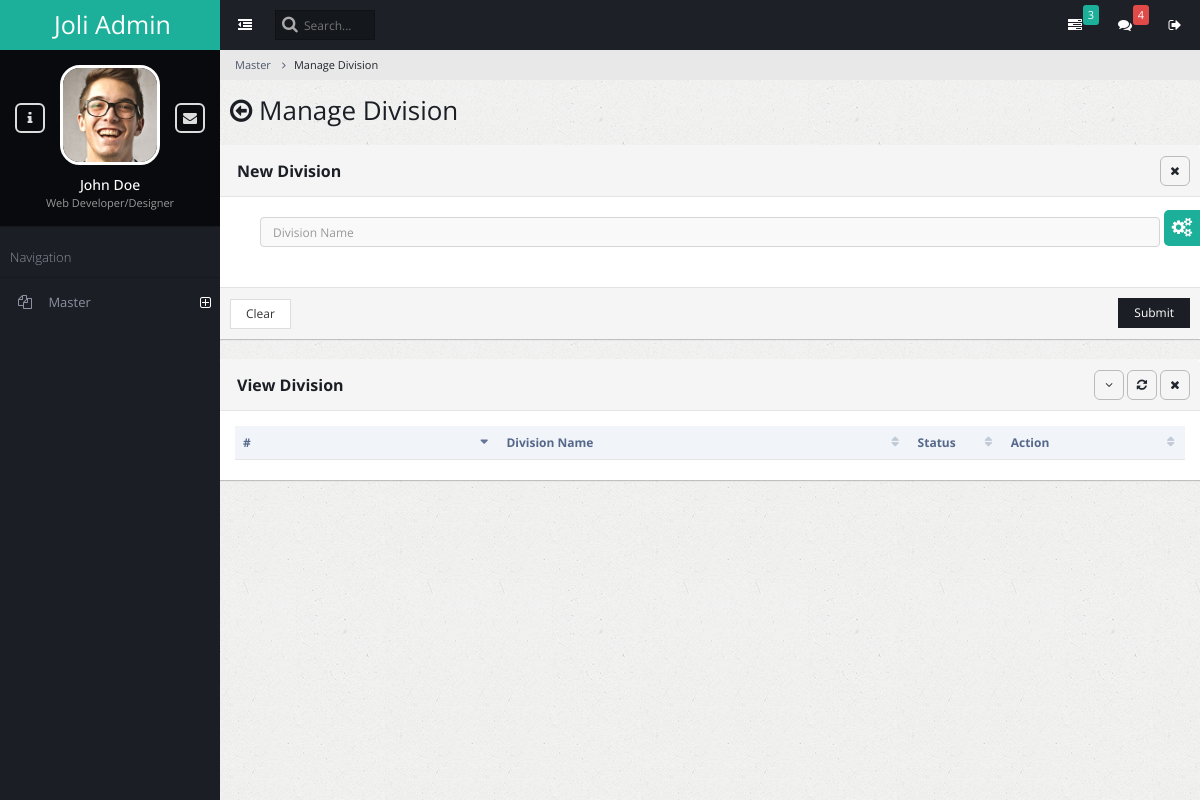
Page /ad_division_manage on the earlier database version.
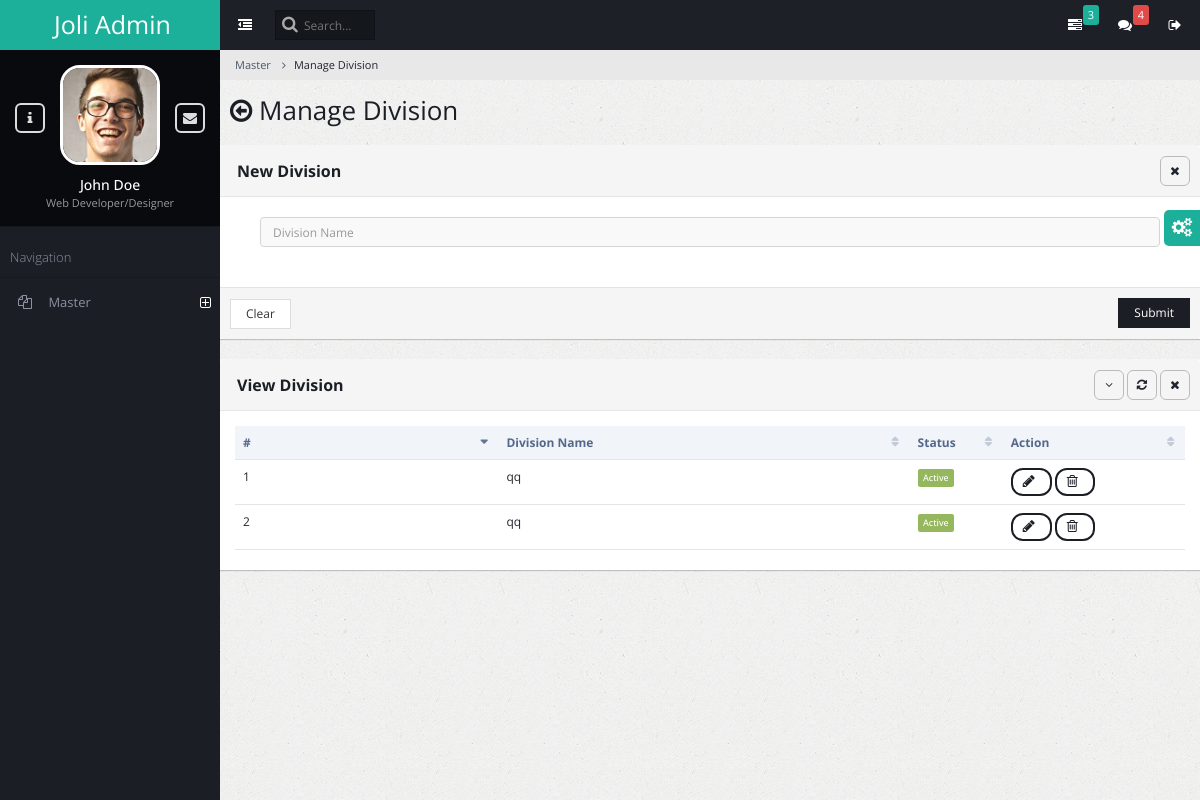
Same page on the later database version.
### admin_master/models.py (models this page shows)
class AmsDivision(models.Model):
    division_name = models.CharField(max_length=150)
    status = models.BooleanField(default=True)

### admin_master/views.py (the view, shortened to what this page needs)
# urls.py: path('ad_division_manage',views.admin_division_manage,name="admin_division_manage"),
def admin_division_manage(request):
    ams_divisions = AmsDivision.objects.all()
    return render(request, 'admin_master_division_manage.html', {'ams_divisions': ams_divisions})

### admin_master/templates/admin_master_division_manage.html (shortened to what this page needs)
{% extends "base.html" %}
{% block content %}
<ul class="breadcrumb">
    <li><a href="#">Master</a></li>
    <li class="active">Manage Division</li>
</ul>
<div class="content-frame-top">
    <div class="page-title">
        <h2><span class="fa fa-arrow-circle-o-left"></span> Manage Division</h2>
    </div>
</div>
<form method="post" action="{% url 'admin_division_manage' %}">
<div class="panel panel-default">
    <div class="panel-heading ui-draggable-handle">
        <h1 class="panel-title"><strong></strong><b>New Division</b></h1>
        <ul class="panel-controls">
            <li><a href="#" class="panel-remove"><span class="fa fa-times"></span></a></li>
        </ul>
    </div>
    <div class="panel-body">
        <div class="block">
            <div class="col-md-12">
                <div>
                    <input type="text" placeholder="Division Name" name="division_name" required class="form-control">
                </div>
            </div>
        </div>
    </div>
    <div class="panel-footer">
        <input type="reset" class="btn btn-default" value="Clear">
        <button class="btn btn-primary pull-right">Submit</button>
    </div>
</div>
</form>
<div class="panel panel-default">
    <div class="panel-heading ui-draggable-handle">
        <h1 class="panel-title"><b>View Division</b></h1>
        <ul class="panel-controls">
            <li><a href="#" class="panel-collapse"><span class="fa fa-angle-down"></span></a></li>
            <li><a href="#" class="panel-refresh"><span class="fa fa-refresh"></span></a></li>
            <li><a href="#" class="panel-remove"><span class="fa fa-times"></span></a></li>
        </ul>
    </div>
    <div class="panel-body">
        <table class="table datatable dataTable no-footer" id="DataTables_Table_0" role="grid" aria-describedby="DataTables_Table_0_info">
            <thead>
                <tr role="row"><th class="sorting_asc" tabindex="0" aria-controls="DataTables_Table_0" rowspan="1" colspan="1" aria-sort="ascending" aria-label="Name: activate to sort column ascending" style="width: 198px;">#</th><th class="sorting" tabindex="0" aria-controls="DataTables_Table_0" rowspan="1" colspan="1" aria-label="Position: activate to sort column ascending" style="width: 309px;">Division Name</th><th class="sorting" tabindex="0" aria-controls="DataTables_Table_0" rowspan="1" colspan="1" aria-label="Age: activate to sort column ascending" style="width: 70px;">Status</th><th class="sorting" tabindex="0" aria-controls="DataTables_Table_0" rowspan="1" colspan="1" aria-label="Start date: activate to sort column ascending" style="width: 137px;">Action</th></tr>
            </thead>
            <tbody>
                {% for ams_division in ams_divisions %}
                <tr>
                    <td>{{ forloop.counter }}</td>
                    <td>{{ ams_division.division_name }}</td>
                    <td>
                        {% if ams_division.status %}
                            <span class="label label-success">Active</span>
                        {% else %}
                            <span class="label label-danger">Deactive</span>
                        {% endif %}
                    </td>
                    <td>
                        <button class="btn btn-primary btn-rounded" data-toggle="modal" data-target="#modal_basic">
                            <span class="fa fa-pencil"></span>
                        </button>
                        <button class="btn btn-primary btn-rounded" onClick="delete_row('trow_{{ forloop.counter }}');">
                            <span class="fa fa-trash-o"></span>
                        </button>
                    </td>
                </tr>
                {% endfor %}
            </tbody>
        </table>
    </div>
</div>
{% endblock content %}

Differences in the rows shown:
added AmsDivision: division_name "qq", status "Active"
added AmsDivision: division_name "qq", status "Active"
